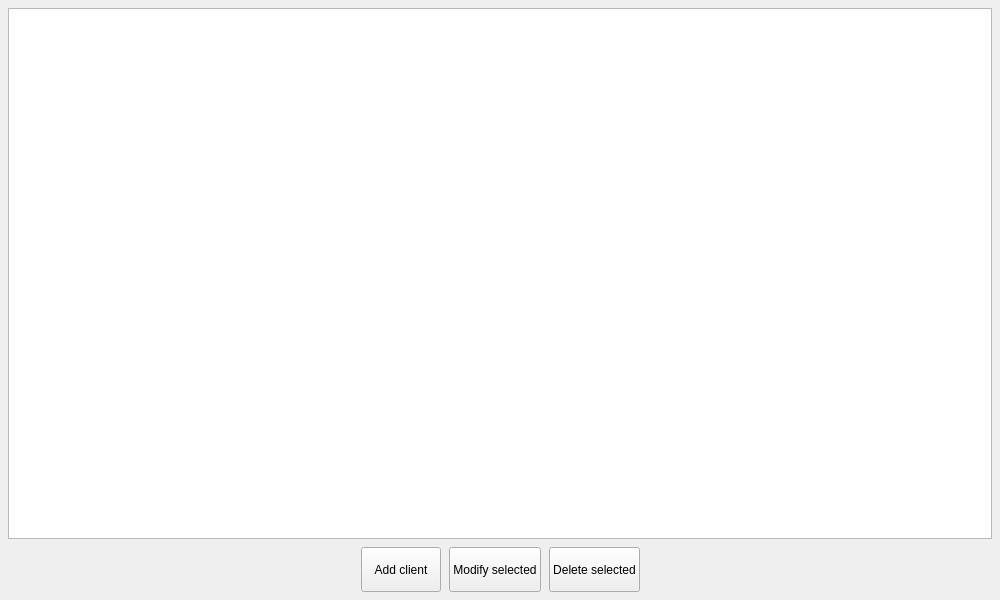
<?xml version="1.0" encoding="UTF-8"?>
<ui version="4.0">
 <class>customerswidget</class>
 <widget class="QWidget" name="customerswidget">
  <property name="geometry">
   <rect>
    <x>0</x>
    <y>0</y>
    <width>1000</width>
    <height>600</height>
   </rect>
  </property>
  <property name="minimumSize">
   <size>
    <width>1000</width>
    <height>600</height>
   </size>
  </property>
  <property name="windowTitle">
   <string/>
  </property>
  <layout class="QVBoxLayout" name="verticalLayout">
   <property name="spacing">
    <number>8</number>
   </property>
   <property name="leftMargin">
    <number>8</number>
   </property>
   <property name="topMargin">
    <number>8</number>
   </property>
   <property name="rightMargin">
    <number>8</number>
   </property>
   <property name="bottomMargin">
    <number>8</number>
   </property>
   <item>
    <widget class="QTableView" name="customers_tableview">
     <property name="editTriggers">
      <set>QAbstractItemView::NoEditTriggers</set>
     </property>
     <property name="alternatingRowColors">
      <bool>true</bool>
     </property>
     <property name="selectionMode">
      <enum>QAbstractItemView::SingleSelection</enum>
     </property>
     <property name="selectionBehavior">
      <enum>QAbstractItemView::SelectRows</enum>
     </property>
     <property name="showGrid">
      <bool>false</bool>
     </property>
     <attribute name="horizontalHeaderDefaultSectionSize">
      <number>300</number>
     </attribute>
     <attribute name="verticalHeaderVisible">
      <bool>false</bool>
     </attribute>
    </widget>
   </item>
   <item>
    <layout class="QHBoxLayout" name="horizontalLayout">
     <property name="spacing">
      <number>8</number>
     </property>
     <item>
      <spacer name="horizontalSpacer">
       <property name="orientation">
        <enum>Qt::Horizontal</enum>
       </property>
       <property name="sizeHint" stdset="0">
        <size>
         <width>40</width>
         <height>20</height>
        </size>
       </property>
      </spacer>
     </item>
     <item>
      <widget class="QPushButton" name="add_button">
       <property name="minimumSize">
        <size>
         <width>0</width>
         <height>45</height>
        </size>
       </property>
       <property name="maximumSize">
        <size>
         <width>16777215</width>
         <height>16777215</height>
        </size>
       </property>
       <property name="text">
        <string>Add client</string>
       </property>
       <property name="icon">
        <iconset>
         <normaloff>../../../qrc/icons/plus.png</normaloff>../../../qrc/icons/plus.png</iconset>
       </property>
       <property name="iconSize">
        <size>
         <width>32</width>
         <height>32</height>
        </size>
       </property>
      </widget>
     </item>
     <item>
      <widget class="QPushButton" name="edit_button">
       <property name="minimumSize">
        <size>
         <width>0</width>
         <height>45</height>
        </size>
       </property>
       <property name="maximumSize">
        <size>
         <width>16777215</width>
         <height>16777215</height>
        </size>
       </property>
       <property name="text">
        <string>Modify selected</string>
       </property>
       <property name="icon">
        <iconset>
         <normaloff>../../../qrc/icons/edit.png</normaloff>../../../qrc/icons/edit.png</iconset>
       </property>
       <property name="iconSize">
        <size>
         <width>32</width>
         <height>32</height>
        </size>
       </property>
      </widget>
     </item>
     <item>
      <widget class="QPushButton" name="delete_button">
       <property name="minimumSize">
        <size>
         <width>0</width>
         <height>45</height>
        </size>
       </property>
       <property name="maximumSize">
        <size>
         <width>16777215</width>
         <height>16777215</height>
        </size>
       </property>
       <property name="text">
        <string>Delete selected</string>
       </property>
       <property name="icon">
        <iconset>
         <normaloff>../../../qrc/icons/trash.png</normaloff>../../../qrc/icons/trash.png</iconset>
       </property>
       <property name="iconSize">
        <size>
         <width>32</width>
         <height>32</height>
        </size>
       </property>
      </widget>
     </item>
     <item>
      <spacer name="horizontalSpacer_2">
       <property name="orientation">
        <enum>Qt::Horizontal</enum>
       </property>
       <property name="sizeHint" stdset="0">
        <size>
         <width>40</width>
         <height>20</height>
        </size>
       </property>
      </spacer>
     </item>
    </layout>
   </item>
  </layout>
 </widget>
 <resources/>
 <connections/>
</ui>
